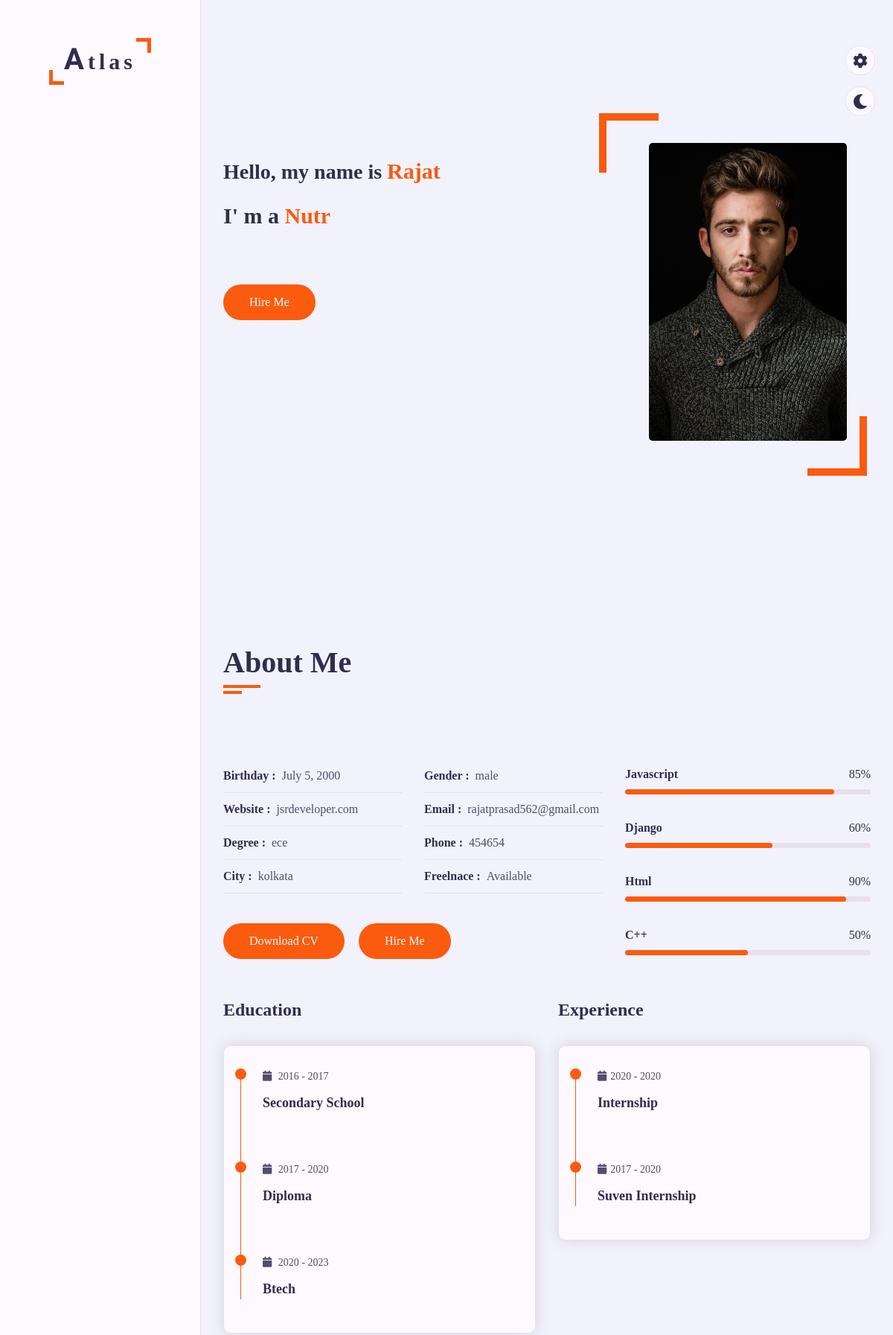
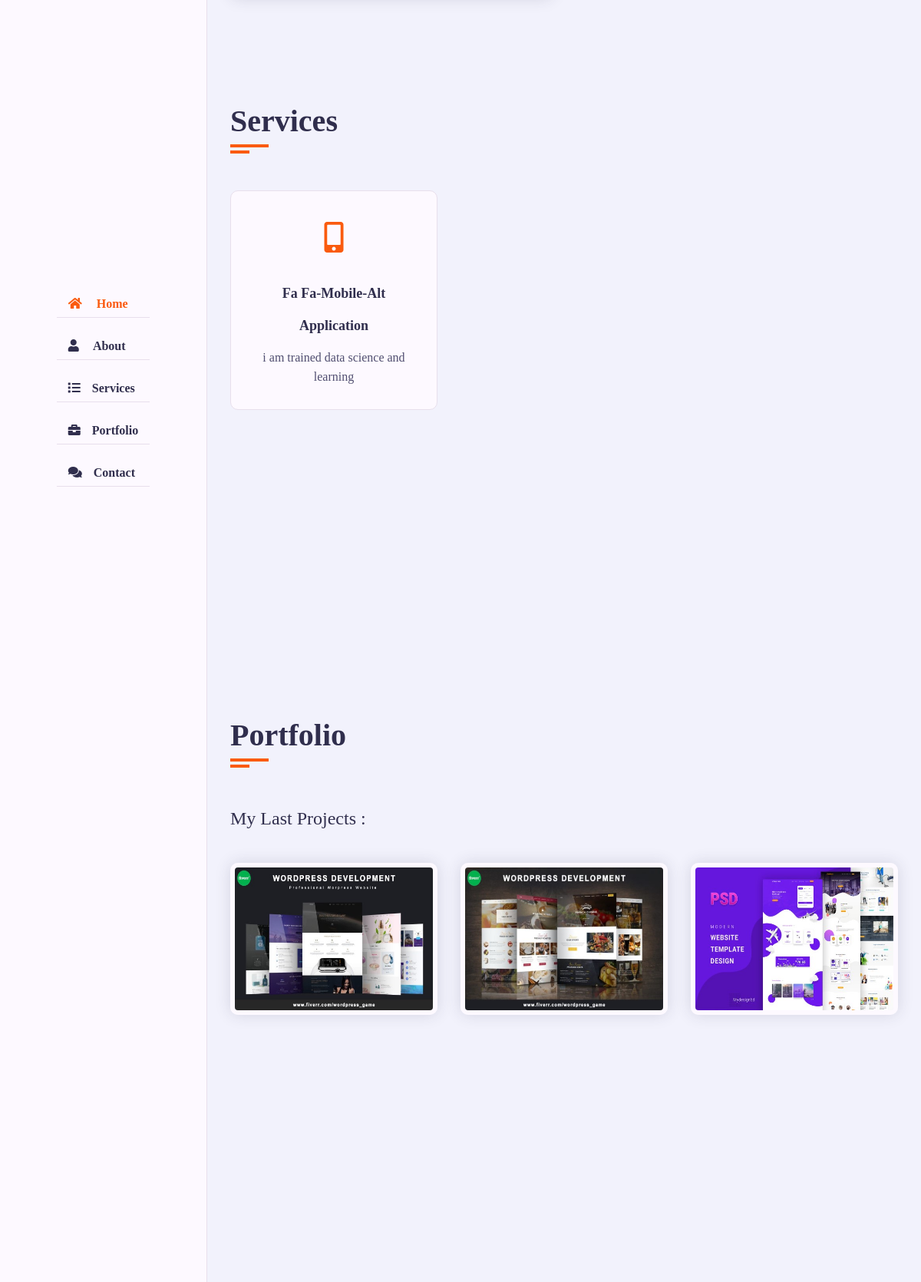
The page / (upper part) on the database its author committed (2 pictures, top to bottom).
### home/models.py (models this page shows)
class Home(models.Model):
    salutation=models.CharField(max_length=200)
    skills1=models.CharField(max_length=200, blank=True)
    skills2=models.CharField(max_length=200,blank=True)
    skills3=models.CharField(max_length=200, blank=True)
    skills4=models.CharField(max_length=200,blank=True)
    desc=tinymce_models.HTMLField()
    your_image=models.ImageField(upload_to="media")

class about(models.Model):
    about_you=tinymce_models.HTMLField()
    email=models.EmailField()
    Date_of_Birth=models.DateField(blank=True)
    Phone=models.CharField(max_length=10)
    website=models.CharField(max_length=50, blank=True)
    Degree=models.CharField(max_length=50, blank=True)
    sex=models.CharField(max_length=50)
    city=models.CharField(max_length=100)
    Resume=models.FileField(upload_to="media")

class skills(models.Model):
    skill_No=models.IntegerField()
    skills_title=models.CharField(max_length=50)
    konwledge_percentage=models.IntegerField()

class education(models.Model):
    course_name=models.CharField(max_length=100)
    course_desc=tinymce_models.HTMLField()
    strt_year1=models.CharField(max_length=4)
    end_year1=models.CharField(max_length=4)

class experience(models.Model):
    exp_title=models.CharField(max_length=500)
    strt_year=models.CharField(max_length=4)
    end_year=models.CharField(max_length=4)
    exp_desc=tinymce_models.HTMLField()

class services(models.Model):
    choic=(("fa fa-mobile-alt","mobile_icon"),("fa fa-bullhorn","icon2"),("fa fa-search","search_icon"),("fa fa-code","code_icon"),("fa fa-palette","icon4"),("fa fa-laptop-code","icon5"))
    category=models.CharField(max_length=50,choices=choic)
    service_title=models.CharField(max_length=100)
    service_desc=models.TextField()

class projects(models.Model):
    Portfolio_picture=models.ImageField(upload_to="media")
    links=models.CharField(max_length=150)

### mywebsite/views.py (the view)
# urls.py: path('',views.index),
def index(request):
    about_data=about.objects.all()
    my_data=Home.objects.all()
    skills_data=skills.objects.all()
    education_data=education.objects.all()
    experience_data=experience.objects.all()
    services_data=services.objects.all()
    projects_data=projects.objects.all()
    contact_data=contact.objects.all()
    form_data=Messages.objects.all()
    ''' form'''
    try:
        if request.method=="POST":
            mail_id=request.POST.get("mails")
            Name1=request.POST.get("Name1")
            subject=request.POST.get("subject")
            msg=request.POST.get("text2")
            formdata=Messages(username=Name1,user_mail_id=mail_id,Subject=subject,content=msg)
            formdata.save()
            send_mail(subject,msg,'jsrdevops@gmail.com',['rajatprasad562@gmail.com'],fail_silently=True)
    except:
        pass
    context={'intro':about_data,'Name':my_data,'skill':skills_data,'education':education_data,'experience':experience_data,'service':services_data,'project':projects_data,'contacts':contact_data}
    return render(request,"index.html",context)

### templates/index.html (shortened to what this page needs)
<!DOCTYPE html>
<html lang="en">
<head>
  <link rel="stylesheet" href=" /static/css/style1.css">
  <link rel="stylesheet" href="/static/css/skins/color-2.css">
  <link rel="stylesheet" href="https://cdnjs.cloudflare.com/ajax/libs/font-awesome/5.15.4/css/all.min.css">
  <link rel="stylesheet" href="/static/css/skins/color-1.css" class="alternate-style" title="color-1" disabled>
  <link rel="stylesheet" href="/static/css/skins/color-2.css" class="alternate-style" title="color-2" disabled>
  <link rel="stylesheet" href="/static/css/skins/color-3.css" class="alternate-style" title="color-3" disabled>
  <link rel="stylesheet" href="/static/css/skins/color-4.css" class="alternate-style" title="color-4" disabled>
  <link rel="stylesheet" href="/static/css/skins/color-5.css" class="alternate-style" title="color-5" disabled>
  <link rel="stylesheet" href="/static/css/style-switcher.css">
</head>
<body>
  <div class="main-container">
    <div class="aside">
      <div class="logo">
        <a href="#"><span>A</span>tlas</a>
      </div>
      <ul class="nav">
        <li><a href="#home" class="active"><i class="fa fa-home"></i> Home</a></li>
        <li><a href="#about"><i class="fa fa-user"></i> About</a></li>
        <li><a href="#services"><i class="fa fa-list"></i>Services</a></li>
        <li><a href="#portfolio"><i class="fa fa-briefcase"></i>Portfolio</a></li>
        <li><a href="#contact"><i class="fa fa-comments"></i>Contact</a></li>
      </ul>
    </div>
    <div class="main-content">
      <section class="home section" id="home">
        <div class="container">
          <div class="row">
		  {% for i in Name %}
            <div class="home-info padd-15">
              <h3 class="hello">Hello, my name is <span class="name">{{ i.salutation }}</span></h3>
              <h3 class="my-profession">I' m a <span class="txt-rotate" data-period="20" data-rotate='[ "{{i.skills1}}", "Nutritious.", "Delicious.", "fun!" ]'></span></h3>
			  <a href="#contact" class="btn hire-me">Hire Me</a>
            </div>
            <div class="home-img padd-15">
              <img src="media/{{i.your_image}}" alt="">
            </div>
			{% endfor %}
          </div>
        </div>
      </section>
      <section class="about section" id="about">
        <div class="container">
          <div class="row">
            <div class="section-title padd-15">
              <h2>About Me</h2>
            </div>
          </div>
          <div class="row">
            <div class="about-content padd-15">
			{% for about in intro %}
              <div class="row">
                <div class="personal-info padd-15">
                  <div class="row">
                    <div class="info-item padd-15">
                      <p>Birthday : <span>{{about.Date_of_Birth}}</span></p>
                    </div>
                    <div class="info-item padd-15">
                      <p>Gender : <span>{{about.sex}}</span></p>
                    </div>
                    <div class="info-item padd-15">
                      <p>Website : <span>{{about.website}}</span></p>
                    </div>
                    <div class="info-item padd-15">
                      <p>Email : <span>{{about.email}}</span></p>
                    </div>
                    <div class="info-item padd-15">
                      <p>Degree : <span>{{about.Degree}}</span></p>
                    </div>
                    <div class="info-item padd-15">
                      <p>Phone : <span>{{about.Phone}}</span></p>
                    </div>
                    <div class="info-item padd-15">
                      <p>City : <span>{{about.city}}</span></p>
                    </div>
                    <div class="info-item padd-15">
                      <p>Freelnace : <span>Available</span></p>
                    </div>
                  </div>
                  <div class="row">
                    <div class="buttons padd-15">
                      <a href="media/{{about.Resume}}" download class="btn">Download CV</a>
                      <a href="#contact" class="btn hire-me">Hire Me</a>
                    </div>
                  </div>
                </div>
				{% endfor %}
                <div class="skills padd-15">
                  <div class="row">
				  {% for skill in skill %}
                    <div class="skill-item padd-15">
                      <h5>{{skill.skills_title}}</h5>
                      <div class="progress">
                        <div class="progress-in" style="width: {{skill.konwledge_percentage}}%;"></div>
                        <div class="skill-percent">{{skill.konwledge_percentage}}%</div>
                      </div>
                    </div>
					{% endfor %}
                    </div>
                  </div>
              </div>
              <div class="row">
                <div class="education padd-15">
                  <h3 class="title">Education</h3>
                  <div class="row">
                    <div class="timeline-box padd-15">
                      <div class="timeline shadow-dark">
						{% for edu in education %}
                        <div class="timeline-item">
                          <div class="circle-dot"></div>
                          <h3 class="timeline-date">
                            <i class="fa fa-calendar"></i> {{edu.strt_year1}} - {{edu.end_year1}}
                          </h3>
                          <h4 class="timeline-title">{{edu.course_name}}</h4>
                        </div>
                             {% endfor %}
                      </div>
                    </div>
                  </div>
                </div>
                <div class="experience padd-15">
                  <h3 class="title">Experience</h3>
                  <div class="row">
                    <div class="timeline-box padd-15">
                      <div class="timeline shadow-dark">
						{% for exp in experience %}
                        <div class="timeline-item">
                          <div class="circle-dot"></div>
                          <h3 class="timeline-date">
                            <i class="fa fa-calendar"></i>{{exp.strt_year}} - {{exp.end_year}}
                          </h3>
                          <h4 class="timeline-title">{{exp.exp_title}}</h4>
                        </div>
                     {% endfor %}
                      </div>
                    </div>
                  </div>
                </div>
              </div>
            </div>
          </div>
        </div>
      </section>
      <section class="service section" id="services">
        <div class="container">
          <div class="row">
            <div class="section-title padd-15">
              <h2>Services</h2>
            </div>
          </div>
          <div class="row">
		  {% for serv in service %}
            <div class="service-item padd-15">
              <div class="service-item-inner">
                <div class="icon">
                  <i class="{{serv.category}}"></i>
                </div>
				<h4>{{serv.category}}</h4>
                <h4>{{serv.service_title}}</h4>
                <p>{{serv.service_desc}}</p>
              </div>
            </div>
		  {% endfor %}
        </div>
      </section>
      <section class="portfolio section" id="portfolio">
        <div class="container">
          <div class="row">
            <div class="section-title padd-15">
              <h2>Portfolio</h2>
            </div>
          </div>
          <div class="row">
            <div class="portfolio-heading padd-15">
              <h2>My Last Projects :</h2>
            </div>
          </div>
          <div class="row">
			{% for projects in project %}
            <div class="portfolio-item padd-15">
              <div class="portfolio-item-inner shadow-dark">
                <div class="portfolio-img">
                 <a href="{{projects.links}}"> <img src="/media/{{projects.Portfolio_picture}}" alt=""></a>
                </div>
              </div>
            </div>
            {% endfor %}
          </div>
        </div>
      </section>
    </div>
  </div>
  <div class="style-switcher">
    <div class="style-switcher-toggler s-icon">
      <i class="fas fa-cog fa-spin"></i>
    </div>
    <div class="day-night s-icon">
      <i class="fas "></i>
    </div>
  </div>
  </body>
</html>

### static/css/skins/color-2.css (style rules this page uses)
:root { --skin-color:#fa5b0f; }

### static/css/style-switcher.css (style rules this page uses)
.style-switcher { position: fixed; right: 0; top: 60px; padding: 15px; width: 200px; border: 1px solid var(--bg-black-50); background: var(--bg-black-100); z-index: 101; border-radius: 5px; transition: all 0.3s ease; transform: translateX(100%); }
.style-switcher .s-icon { position: absolute; height: 40px; width: 40px; text-align: center; font-size: 20px; background: var(--bg-black-100); color: var(--text-black-900); right: 100%; border: 1px solid var(--bg-black-50); margin-right: 25px; cursor: pointer; transition: all 0.3s ease; border-radius: 50%; }
.style-switcher .s-icon i { line-height: 40px; }
.style-switcher .style-switcher-toggler { top: 0; }
.style-switcher .day-night { top: 55px; }

### rows shown on the page
Home: salutation "Rajat", your_image (picture)
about: Date_of_Birth "July 5, 2000", sex "male", website "jsrdeveloper.com", email "rajatprasad562@gmail.com", Degree "ece", Phone "454654", city "kolkata"
skills: skills_title "Javascript", konwledge_percentage "85"
skills: skills_title "Django", konwledge_percentage "60"
skills: skills_title "Html", konwledge_percentage "90"
skills: skills_title "C++", konwledge_percentage "50"
education: strt_year1 "2016", end_year1 "2017", course_name "Secondary School"
education: strt_year1 "2017", end_year1 "2020", course_name "Diploma"
education: strt_year1 "2020", end_year1 "2023", course_name "Btech"
experience: strt_year "2020", end_year "2020", exp_title "Internship"
experience: strt_year "2017", end_year "2020", exp_title "Suven Internship"
services: category "Fa Fa-Mobile-Alt", service_title "Application", service_desc "i am trained data science and learning"
projects: Portfolio_picture (picture)
projects: Portfolio_picture (picture)
projects: Portfolio_picture (picture)
